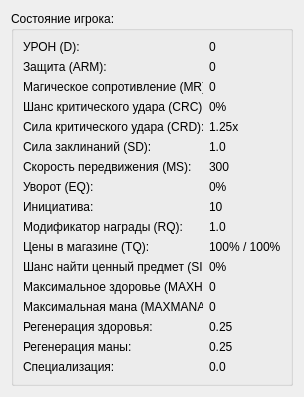
<?xml version="1.0" encoding="UTF-8"?>
<ui version="4.0">
 <class>PlayerStats</class>
 <widget class="QWidget" name="PlayerStats">
  <property name="geometry">
   <rect>
    <x>0</x>
    <y>0</y>
    <width>292</width>
    <height>349</height>
   </rect>
  </property>
  <property name="windowTitle">
   <string>Состояние игрока:</string>
  </property>
  <layout class="QGridLayout" name="gridLayout">
   <item row="0" column="0">
    <widget class="QGroupBox" name="groupBox_3">
     <property name="sizePolicy">
      <sizepolicy hsizetype="Preferred" vsizetype="Preferred">
       <horstretch>0</horstretch>
       <verstretch>0</verstretch>
      </sizepolicy>
     </property>
     <property name="title">
      <string>Состояние игрока: </string>
     </property>
     <layout class="QGridLayout" name="gridLayout_4">
      <item row="3" column="1">
       <widget class="QLabel" name="crc">
        <property name="sizePolicy">
         <sizepolicy hsizetype="Minimum" vsizetype="Preferred">
          <horstretch>0</horstretch>
          <verstretch>0</verstretch>
         </sizepolicy>
        </property>
        <property name="maximumSize">
         <size>
          <width>100</width>
          <height>16777215</height>
         </size>
        </property>
        <property name="text">
         <string>0%</string>
        </property>
       </widget>
      </item>
      <item row="0" column="1">
       <widget class="QLabel" name="dmg">
        <property name="sizePolicy">
         <sizepolicy hsizetype="Minimum" vsizetype="Preferred">
          <horstretch>0</horstretch>
          <verstretch>0</verstretch>
         </sizepolicy>
        </property>
        <property name="maximumSize">
         <size>
          <width>100</width>
          <height>16777215</height>
         </size>
        </property>
        <property name="text">
         <string>0</string>
        </property>
       </widget>
      </item>
      <item row="10" column="1">
       <widget class="QLabel" name="tq">
        <property name="sizePolicy">
         <sizepolicy hsizetype="Minimum" vsizetype="Preferred">
          <horstretch>0</horstretch>
          <verstretch>0</verstretch>
         </sizepolicy>
        </property>
        <property name="maximumSize">
         <size>
          <width>100</width>
          <height>16777215</height>
         </size>
        </property>
        <property name="text">
         <string>100% / 100%</string>
        </property>
       </widget>
      </item>
      <item row="13" column="0">
       <widget class="QLabel" name="label_57">
        <property name="maximumSize">
         <size>
          <width>180</width>
          <height>16777215</height>
         </size>
        </property>
        <property name="text">
         <string>Максимальная мана (MAXMANA):</string>
        </property>
       </widget>
      </item>
      <item row="0" column="0">
       <widget class="QLabel" name="label_31">
        <property name="maximumSize">
         <size>
          <width>180</width>
          <height>16777215</height>
         </size>
        </property>
        <property name="text">
         <string>УРОН (D): </string>
        </property>
       </widget>
      </item>
      <item row="13" column="1">
       <widget class="QLabel" name="maxmana">
        <property name="sizePolicy">
         <sizepolicy hsizetype="Minimum" vsizetype="Preferred">
          <horstretch>0</horstretch>
          <verstretch>0</verstretch>
         </sizepolicy>
        </property>
        <property name="maximumSize">
         <size>
          <width>100</width>
          <height>16777215</height>
         </size>
        </property>
        <property name="text">
         <string>0</string>
        </property>
       </widget>
      </item>
      <item row="4" column="0">
       <widget class="QLabel" name="label_35">
        <property name="maximumSize">
         <size>
          <width>180</width>
          <height>16777215</height>
         </size>
        </property>
        <property name="text">
         <string>Сила критического удара (CRD):</string>
        </property>
       </widget>
      </item>
      <item row="11" column="1">
       <widget class="QLabel" name="siq">
        <property name="sizePolicy">
         <sizepolicy hsizetype="Minimum" vsizetype="Preferred">
          <horstretch>0</horstretch>
          <verstretch>0</verstretch>
         </sizepolicy>
        </property>
        <property name="maximumSize">
         <size>
          <width>100</width>
          <height>16777215</height>
         </size>
        </property>
        <property name="text">
         <string>0%</string>
        </property>
       </widget>
      </item>
      <item row="16" column="0">
       <widget class="QLabel" name="label">
        <property name="text">
         <string>Специализация: </string>
        </property>
       </widget>
      </item>
      <item row="7" column="0">
       <widget class="QLabel" name="label_41">
        <property name="maximumSize">
         <size>
          <width>180</width>
          <height>16777215</height>
         </size>
        </property>
        <property name="text">
         <string>Уворот (EQ):</string>
        </property>
       </widget>
      </item>
      <item row="16" column="1">
       <widget class="QLabel" name="spec">
        <property name="text">
         <string>0.0</string>
        </property>
       </widget>
      </item>
      <item row="5" column="0">
       <widget class="QLabel" name="label_37">
        <property name="maximumSize">
         <size>
          <width>180</width>
          <height>16777215</height>
         </size>
        </property>
        <property name="text">
         <string>Сила заклинаний (SD):</string>
        </property>
       </widget>
      </item>
      <item row="5" column="1">
       <widget class="QLabel" name="sd">
        <property name="sizePolicy">
         <sizepolicy hsizetype="Minimum" vsizetype="Preferred">
          <horstretch>0</horstretch>
          <verstretch>0</verstretch>
         </sizepolicy>
        </property>
        <property name="maximumSize">
         <size>
          <width>100</width>
          <height>16777215</height>
         </size>
        </property>
        <property name="text">
         <string>1.0</string>
        </property>
       </widget>
      </item>
      <item row="4" column="1">
       <widget class="QLabel" name="crd">
        <property name="sizePolicy">
         <sizepolicy hsizetype="Minimum" vsizetype="Preferred">
          <horstretch>0</horstretch>
          <verstretch>0</verstretch>
         </sizepolicy>
        </property>
        <property name="maximumSize">
         <size>
          <width>100</width>
          <height>16777215</height>
         </size>
        </property>
        <property name="text">
         <string>1.25х</string>
        </property>
       </widget>
      </item>
      <item row="11" column="0">
       <widget class="QLabel" name="label_47">
        <property name="maximumSize">
         <size>
          <width>180</width>
          <height>16777215</height>
         </size>
        </property>
        <property name="text">
         <string>Шанс найти ценный предмет (SIQ):</string>
        </property>
       </widget>
      </item>
      <item row="15" column="0">
       <widget class="QLabel" name="label_74">
        <property name="text">
         <string>Регенерация маны:</string>
        </property>
       </widget>
      </item>
      <item row="2" column="0">
       <widget class="QLabel" name="label_53">
        <property name="maximumSize">
         <size>
          <width>180</width>
          <height>16777215</height>
         </size>
        </property>
        <property name="text">
         <string>Магическое сопротивление (MR):</string>
        </property>
       </widget>
      </item>
      <item row="6" column="0">
       <widget class="QLabel" name="label_39">
        <property name="maximumSize">
         <size>
          <width>180</width>
          <height>16777215</height>
         </size>
        </property>
        <property name="text">
         <string>Скорость передвижения (MS):</string>
        </property>
       </widget>
      </item>
      <item row="15" column="1">
       <widget class="QLabel" name="mpr">
        <property name="text">
         <string>0.25</string>
        </property>
       </widget>
      </item>
      <item row="6" column="1">
       <widget class="QLabel" name="ms">
        <property name="sizePolicy">
         <sizepolicy hsizetype="Minimum" vsizetype="Preferred">
          <horstretch>0</horstretch>
          <verstretch>0</verstretch>
         </sizepolicy>
        </property>
        <property name="maximumSize">
         <size>
          <width>100</width>
          <height>16777215</height>
         </size>
        </property>
        <property name="text">
         <string>300</string>
        </property>
       </widget>
      </item>
      <item row="1" column="1">
       <widget class="QLabel" name="arm">
        <property name="sizePolicy">
         <sizepolicy hsizetype="Minimum" vsizetype="Preferred">
          <horstretch>0</horstretch>
          <verstretch>0</verstretch>
         </sizepolicy>
        </property>
        <property name="maximumSize">
         <size>
          <width>100</width>
          <height>16777215</height>
         </size>
        </property>
        <property name="text">
         <string>0</string>
        </property>
       </widget>
      </item>
      <item row="9" column="0">
       <widget class="QLabel" name="label_43">
        <property name="maximumSize">
         <size>
          <width>180</width>
          <height>16777215</height>
         </size>
        </property>
        <property name="text">
         <string>Модификатор награды (RQ):</string>
        </property>
       </widget>
      </item>
      <item row="3" column="0">
       <widget class="QLabel" name="label_33">
        <property name="maximumSize">
         <size>
          <width>180</width>
          <height>16777215</height>
         </size>
        </property>
        <property name="text">
         <string>Шанс критического удара (CRC):</string>
        </property>
       </widget>
      </item>
      <item row="7" column="1">
       <widget class="QLabel" name="eq">
        <property name="sizePolicy">
         <sizepolicy hsizetype="Minimum" vsizetype="Preferred">
          <horstretch>0</horstretch>
          <verstretch>0</verstretch>
         </sizepolicy>
        </property>
        <property name="maximumSize">
         <size>
          <width>100</width>
          <height>16777215</height>
         </size>
        </property>
        <property name="text">
         <string>0%</string>
        </property>
       </widget>
      </item>
      <item row="1" column="0">
       <widget class="QLabel" name="label_51">
        <property name="maximumSize">
         <size>
          <width>180</width>
          <height>16777215</height>
         </size>
        </property>
        <property name="text">
         <string>Защита (ARM): </string>
        </property>
       </widget>
      </item>
      <item row="10" column="0">
       <widget class="QLabel" name="label_45">
        <property name="maximumSize">
         <size>
          <width>180</width>
          <height>16777215</height>
         </size>
        </property>
        <property name="text">
         <string>Цены в магазине (TQ): </string>
        </property>
       </widget>
      </item>
      <item row="9" column="1">
       <widget class="QLabel" name="rq">
        <property name="sizePolicy">
         <sizepolicy hsizetype="Minimum" vsizetype="Preferred">
          <horstretch>0</horstretch>
          <verstretch>0</verstretch>
         </sizepolicy>
        </property>
        <property name="maximumSize">
         <size>
          <width>100</width>
          <height>16777215</height>
         </size>
        </property>
        <property name="text">
         <string>1.0</string>
        </property>
       </widget>
      </item>
      <item row="12" column="1">
       <widget class="QLabel" name="maxhp">
        <property name="sizePolicy">
         <sizepolicy hsizetype="Minimum" vsizetype="Preferred">
          <horstretch>0</horstretch>
          <verstretch>0</verstretch>
         </sizepolicy>
        </property>
        <property name="maximumSize">
         <size>
          <width>100</width>
          <height>16777215</height>
         </size>
        </property>
        <property name="text">
         <string>0</string>
        </property>
       </widget>
      </item>
      <item row="2" column="1">
       <widget class="QLabel" name="mr">
        <property name="sizePolicy">
         <sizepolicy hsizetype="Minimum" vsizetype="Preferred">
          <horstretch>0</horstretch>
          <verstretch>0</verstretch>
         </sizepolicy>
        </property>
        <property name="maximumSize">
         <size>
          <width>100</width>
          <height>16777215</height>
         </size>
        </property>
        <property name="text">
         <string>0</string>
        </property>
       </widget>
      </item>
      <item row="12" column="0">
       <widget class="QLabel" name="label_55">
        <property name="maximumSize">
         <size>
          <width>180</width>
          <height>16777215</height>
         </size>
        </property>
        <property name="text">
         <string>Максимальное здоровье (MAXHP): </string>
        </property>
       </widget>
      </item>
      <item row="14" column="0">
       <widget class="QLabel" name="label_72">
        <property name="text">
         <string>Регенерация здоровья: </string>
        </property>
       </widget>
      </item>
      <item row="14" column="1">
       <widget class="QLabel" name="hpr">
        <property name="text">
         <string>0.25</string>
        </property>
       </widget>
      </item>
      <item row="8" column="0">
       <widget class="QLabel" name="label_2">
        <property name="text">
         <string>Инициатива:</string>
        </property>
       </widget>
      </item>
      <item row="8" column="1">
       <widget class="QLabel" name="init">
        <property name="text">
         <string>10</string>
        </property>
       </widget>
      </item>
     </layout>
    </widget>
   </item>
  </layout>
 </widget>
 <resources/>
 <connections/>
</ui>
